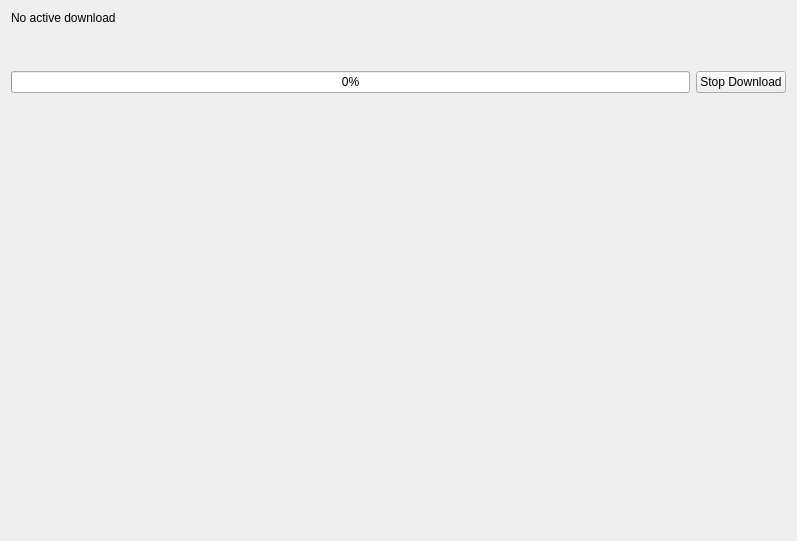
<?xml version="1.0" encoding="UTF-8"?>
<ui version="4.0">
    <class>DownloadWidget</class>
    <widget class="QWidget" name="DownloadWidget">
        <property name="geometry">
            <rect>
                <x>0</x>
                <y>0</y>
                <width>797</width>
                <height>541</height>
            </rect>
        </property>
        <property name="sizePolicy">
            <sizepolicy hsizetype="Preferred" vsizetype="Preferred">
                <horstretch>0</horstretch>
                <verstretch>0</verstretch>
            </sizepolicy>
        </property>
        <property name="windowTitle">
            <string notr="true">Form</string>
        </property>
        <layout class="QGridLayout" name="gridLayout">
            <item row="1" column="1">
                <widget class="QLabel" name="downloaded">
                    <property name="sizePolicy">
                        <sizepolicy hsizetype="Preferred" vsizetype="Preferred">
                            <horstretch>0</horstretch>
                            <verstretch>0</verstretch>
                        </sizepolicy>
                    </property>
                    <property name="text">
                        <string notr="true"/>
                    </property>
                </widget>
            </item>
            <item row="2" column="0">
                <widget class="QLabel" name="time_left">
                    <property name="sizePolicy">
                        <sizepolicy hsizetype="Preferred" vsizetype="Maximum">
                            <horstretch>0</horstretch>
                            <verstretch>0</verstretch>
                        </sizepolicy>
                    </property>
                    <property name="text">
                        <string notr="true"/>
                    </property>
                </widget>
            </item>
            <item row="0" column="1">
                <widget class="QLabel" name="dl_speed">
                    <property name="sizePolicy">
                        <sizepolicy hsizetype="Preferred" vsizetype="Preferred">
                            <horstretch>0</horstretch>
                            <verstretch>0</verstretch>
                        </sizepolicy>
                    </property>
                    <property name="text">
                        <string notr="true"/>
                    </property>
                </widget>
            </item>
            <item row="0" column="0">
                <widget class="QLabel" name="installing_game">
                    <property name="sizePolicy">
                        <sizepolicy hsizetype="Preferred" vsizetype="Maximum">
                            <horstretch>0</horstretch>
                            <verstretch>0</verstretch>
                        </sizepolicy>
                    </property>
                    <property name="text">
                        <string>No active download</string>
                    </property>
                </widget>
            </item>
            <item row="1" column="0">
                <widget class="QLabel" name="cache_used">
                    <property name="sizePolicy">
                        <sizepolicy hsizetype="Preferred" vsizetype="Maximum">
                            <horstretch>0</horstretch>
                            <verstretch>0</verstretch>
                        </sizepolicy>
                    </property>
                    <property name="text">
                        <string notr="true"/>
                    </property>
                </widget>
            </item>
            <item row="4" column="0" colspan="2">
                <widget class="QScrollArea" name="dl_queue_scroll">
                    <property name="sizePolicy">
                        <sizepolicy hsizetype="Preferred" vsizetype="Expanding">
                            <horstretch>0</horstretch>
                            <verstretch>0</verstretch>
                        </sizepolicy>
                    </property>
                    <property name="focusPolicy">
                        <enum>Qt::WheelFocus</enum>
                    </property>
                    <property name="frameShape">
                        <enum>QFrame::NoFrame</enum>
                    </property>
                    <property name="horizontalScrollBarPolicy">
                        <enum>Qt::ScrollBarAlwaysOff</enum>
                    </property>
                    <property name="widgetResizable">
                        <bool>true</bool>
                    </property>
                    <property name="alignment">
                        <set>Qt::AlignLeading|Qt::AlignLeft|Qt::AlignTop</set>
                    </property>
                    <widget class="QWidget" name="scroll_widget">
                        <property name="geometry">
                            <rect>
                                <x>0</x>
                                <y>0</y>
                                <width>779</width>
                                <height>16</height>
                            </rect>
                        </property>
                        <property name="sizePolicy">
                            <sizepolicy hsizetype="Preferred" vsizetype="Maximum">
                                <horstretch>0</horstretch>
                                <verstretch>0</verstretch>
                            </sizepolicy>
                        </property>
                        <layout class="QVBoxLayout" name="scroll_contents_layout">
                            <property name="leftMargin">
                                <number>0</number>
                            </property>
                            <property name="topMargin">
                                <number>0</number>
                            </property>
                            <property name="rightMargin">
                                <number>9</number>
                            </property>
                            <property name="bottomMargin">
                                <number>0</number>
                            </property>
                        </layout>
                    </widget>
                </widget>
            </item>
            <item row="3" column="0" colspan="2">
                <layout class="QHBoxLayout" name="horizontalLayout">
                    <item>
                        <widget class="QProgressBar" name="prog_bar">
                            <property name="sizePolicy">
                                <sizepolicy hsizetype="Minimum" vsizetype="Maximum">
                                    <horstretch>0</horstretch>
                                    <verstretch>0</verstretch>
                                </sizepolicy>
                            </property>
                            <property name="value">
                                <number>0</number>
                            </property>
                        </widget>
                    </item>
                    <item>
                        <widget class="QPushButton" name="kill_button">
                            <property name="sizePolicy">
                                <sizepolicy hsizetype="Maximum" vsizetype="Maximum">
                                    <horstretch>0</horstretch>
                                    <verstretch>0</verstretch>
                                </sizepolicy>
                            </property>
                            <property name="text">
                                <string>Stop Download</string>
                            </property>
                        </widget>
                    </item>
                </layout>
            </item>
        </layout>
    </widget>
    <resources/>
    <connections/>
</ui>
